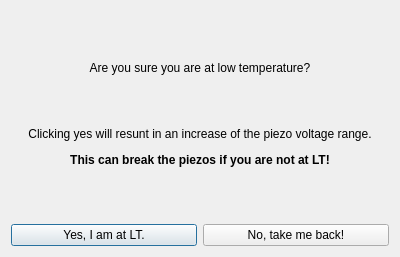
<?xml version="1.0" encoding="UTF-8"?>
<ui version="4.0">
 <class>Dialog_LT</class>
 <widget class="QDialog" name="Dialog_LT">
  <property name="geometry">
   <rect>
    <x>0</x>
    <y>0</y>
    <width>400</width>
    <height>257</height>
   </rect>
  </property>
  <property name="windowTitle">
   <string>LT limits</string>
  </property>
  <layout class="QVBoxLayout" name="verticalLayout_2">
   <item>
    <layout class="QVBoxLayout" name="verticalLayout">
     <item>
      <widget class="QLabel" name="label">
       <property name="text">
        <string>&lt;html&gt;&lt;head/&gt;&lt;body&gt;&lt;p align=&quot;center&quot;&gt;Are you sure you are at low temperature?&lt;/p&gt;&lt;p align=&quot;center&quot;&gt;&lt;br/&gt;&lt;/p&gt;&lt;p align=&quot;center&quot;&gt;Clicking yes will resunt in an increase of the piezo voltage range.&lt;/p&gt;&lt;p align=&quot;center&quot;&gt;&lt;span style=&quot; font-weight:600;&quot;&gt;This can break the piezos if you are not at LT!&lt;/span&gt;&lt;/p&gt;&lt;/body&gt;&lt;/html&gt;</string>
       </property>
      </widget>
     </item>
     <item>
      <layout class="QHBoxLayout" name="Buttons">
       <item>
        <widget class="QPushButton" name="pushButton_confirm_LT">
         <property name="text">
          <string>Yes, I am at LT.</string>
         </property>
        </widget>
       </item>
       <item>
        <widget class="QPushButton" name="pushButton_deny_LT">
         <property name="text">
          <string>No, take me back!</string>
         </property>
        </widget>
       </item>
      </layout>
     </item>
    </layout>
   </item>
  </layout>
 </widget>
 <resources/>
 <connections/>
</ui>
